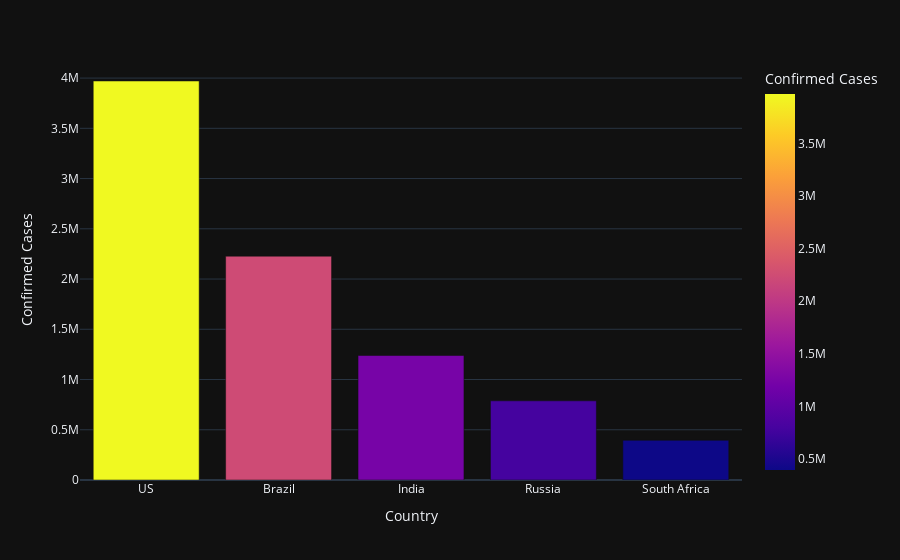

Notebook cell for this chart:
### Markdown cell above
## Analysis of Worst Hit Countries

### Code cell
# Making a dataframe with the country data in sorted order
country_cases_sorted = country_cases.sort_values('confirmed', ascending = False)
country_cases_sorted.index = [x for x in range(len(country_cases_sorted))]

# Plotting the worst affected countries side by side for a direct comparison
fig = px.bar(country_cases_sorted.head(), x = 'country', y = 'confirmed', color = 'confirmed', \
            labels = {'country': 'Country', 'confirmed': 'Confirmed Cases'}, template = 'plotly_dark')
fig.show()

### Figure 1 — Plotly figure (JSON) as saved in the notebook; plotly's stock layout.template omitted (floating-point values rounded to 4 significant figures)
{"data": [{"alignmentgroup": "True", "hovertemplate": "Country=%{x}<br>Confirmed Cases=%{marker.color}<extra></extra>", "legendgroup": "", "marker": {"color": [3970906, 2227514, 1238798, 787890, 394948], "coloraxis": "coloraxis"}, "name": "", "offsetgroup": "", "orientation": "v", "showlegend": false, "textposition": "auto", "type": "bar", "x": ["US", "Brazil", "India", "Russia", "South Africa"], "xaxis": "x", "y": [3970906, 2227514, 1238798, 787890, 394948], "yaxis": "y"}], "layout": {"barmode": "relative", "coloraxis": {"colorbar": {"title": {"text": "Confirmed Cases"}}, "colorscale": [[0, "#0d0887"], [0.1111, "#46039f"], [0.2222, "#7201a8"], [0.3333, "#9c179e"], [0.4444, "#bd3786"], [0.5556, "#d8576b"], [0.6667, "#ed7953"], [0.7778, "#fb9f3a"], [0.8889, "#fdca26"], [1, "#f0f921"]]}, "legend": {"tracegroupgap": 0}, "margin": {"t": 60}, "xaxis": {"anchor": "y", "domain": [0, 1], "title": {"text": "Country"}}, "yaxis": {"anchor": "x", "domain": [0, 1], "title": {"text": "Confirmed Cases"}}}}
